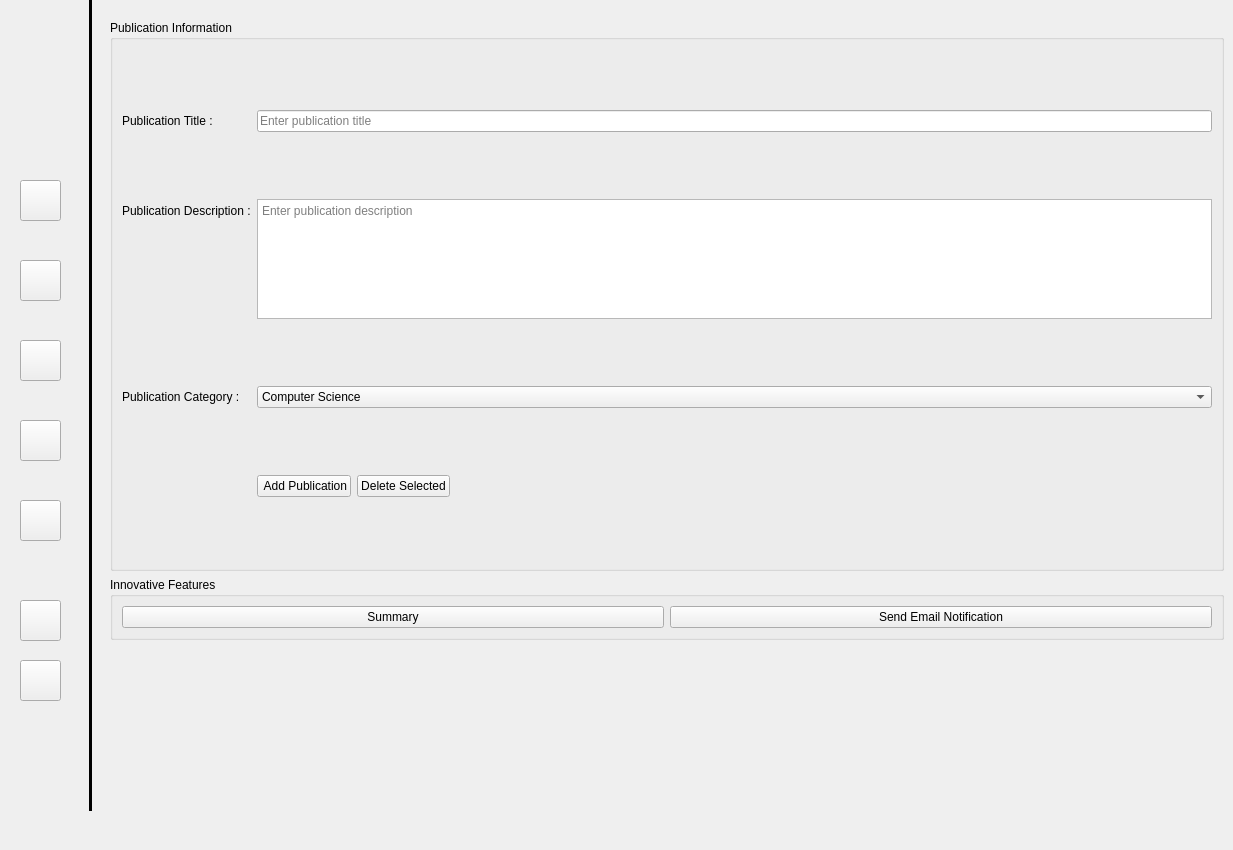
      <widget class="QWidget" name="page_18">
       <widget class="QWidget" name="mainContent_2" native="true">
        <property name="geometry">
         <rect>
          <x>110</x>
          <y>20</y>
          <width>1114</width>
          <height>640</height>
         </rect>
        </property>
        <layout class="QVBoxLayout" name="verticalLayout_main_2">
         <item>
          <widget class="QGroupBox" name="pubInfoGroup_2">
           <property name="title">
            <string>Publication Information</string>
           </property>
           <layout class="QFormLayout" name="formLayout_4">
            <item row="0" column="0">
             <widget class="QLabel" name="titleLabel_2">
              <property name="text">
               <string>Publication Title :</string>
              </property>
             </widget>
            </item>
            <item row="0" column="1">
             <widget class="QLineEdit" name="titleEdit_2">
              <property name="placeholderText">
               <string>Enter publication title</string>
              </property>
             </widget>
            </item>
            <item row="1" column="0">
             <widget class="QLabel" name="descriptionLabel_2">
              <property name="text">
               <string>Publication Description :</string>
              </property>
             </widget>
            </item>
            <item row="1" column="1">
             <widget class="QTextEdit" name="descriptionEdit_2">
              <property name="maximumSize">
               <size>
                <width>16777215</width>
                <height>120</height>
               </size>
              </property>
              <property name="placeholderText">
               <string>Enter publication description</string>
              </property>
             </widget>
            </item>
            <item row="2" column="0">
             <widget class="QLabel" name="categoryLabel_2">
              <property name="text">
               <string>Publication Category :</string>
              </property>
             </widget>
            </item>
            <item row="2" column="1">
             <widget class="QComboBox" name="categoryCombo_2">
              <item>
               <property name="text">
                <string>Computer Science</string>
               </property>
              </item>
              <item>
               <property name="text">
                <string>Biology</string>
               </property>
              </item>
              <item>
               <property name="text">
                <string>Physics</string>
               </property>
              </item>
              <item>
               <property name="text">
                <string>Mathematics</string>
               </property>
              </item>
              <item>
               <property name="text">
                <string>Engineering</string>
               </property>
              </item>
              <item>
               <property name="text">
                <string>Medicine</string>
               </property>
              </item>
              <item>
               <property name="text">
                <string>Social Sciences</string>
               </property>
              </item>
              <item>
               <property name="text">
                <string>Other</string>
               </property>
              </item>
             </widget>
            </item>
            <item row="3" column="1">
             <layout class="QHBoxLayout" name="horizontalLayout_buttons_2">
              <item>
               <widget class="QPushButton" name="addButton_2">
                <property name="text">
                 <string> Add Publication</string>
                </property>
               </widget>
              </item>
              <item>
               <widget class="QPushButton" name="deleteButton_2">
                <property name="text">
                 <string>Delete Selected</string>
                </property>
               </widget>
              </item>
              <item>
               <spacer name="horizontalSpacer_2">
                <property name="orientation">
                 <enum>Qt::Orientation::Horizontal</enum>
                </property>
                <property name="sizeHint" stdset="0">
                 <size>
                  <width>40</width>
                  <height>20</height>
                 </size>
                </property>
               </spacer>
              </item>
             </layout>
            </item>
           </layout>
          </widget>
         </item>
         <item>
          <widget class="QGroupBox" name="FeatsGroup_2">
           <property name="title">
            <string>Innovative Features</string>
           </property>
           <layout class="QHBoxLayout" name="horizontalLayout_features_2">
            <item>
             <widget class="QPushButton" name="summaryButton_2">
              <property name="text">
               <string>Summary</string>
              </property>
             </widget>
            </item>
            <item>
             <widget class="QPushButton" name="emailButton_2">
              <property name="text">
               <string>Send Email Notification</string>
              </property>
             </widget>
            </item>
           </layout>
          </widget>
         </item>
         <item>
          <widget class="QLabel" name="statusLabel_2">
           <property name="text">
            <string/>
           </property>
          </widget>
         </item>
        </layout>
       </widget>
       <widget class="QPushButton" name="profile5_2">
        <property name="geometry">
         <rect>
          <x>20</x>
          <y>600</y>
          <width>41</width>
          <height>41</height>
         </rect>
        </property>
        <property name="cursor">
         <cursorShape>PointingHandCursor</cursorShape>
        </property>
        <property name="toolTip">
         <string>User Page</string>
        </property>
        <property name="text">
         <string/>
        </property>
        <property name="icon">
         <iconset>
          <normaloff>icons/user.svg</normaloff>icons/user.svg</iconset>
        </property>
       </widget>
       <widget class="Line" name="line_13">
        <property name="geometry">
         <rect>
          <x>80</x>
          <y>-30</y>
          <width>20</width>
          <height>841</height>
         </rect>
        </property>
        <property name="palette">
         <palette>
          <active>
           <colorrole role="Button">
            <brush brushstyle="SolidPattern">
             <color alpha="255">
              <red>255</red>
              <green>255</green>
              <blue>255</blue>
             </color>
            </brush>
           </colorrole>
           <colorrole role="Base">
            <brush brushstyle="SolidPattern">
             <color alpha="255">
              <red>255</red>
              <green>255</green>
              <blue>255</blue>
             </color>
            </brush>
           </colorrole>
           <colorrole role="Window">
            <brush brushstyle="SolidPattern">
             <color alpha="255">
              <red>255</red>
              <green>255</green>
              <blue>255</blue>
             </color>
            </brush>
           </colorrole>
          </active>
          <inactive>
           <colorrole role="Button">
            <brush brushstyle="SolidPattern">
             <color alpha="255">
              <red>255</red>
              <green>255</green>
              <blue>255</blue>
             </color>
            </brush>
           </colorrole>
           <colorrole role="Base">
            <brush brushstyle="SolidPattern">
             <color alpha="255">
              <red>255</red>
              <green>255</green>
              <blue>255</blue>
             </color>
            </brush>
           </colorrole>
           <colorrole role="Window">
            <brush brushstyle="SolidPattern">
             <color alpha="255">
              <red>255</red>
              <green>255</green>
              <blue>255</blue>
             </color>
            </brush>
           </colorrole>
          </inactive>
          <disabled>
           <colorrole role="Button">
            <brush brushstyle="SolidPattern">
             <color alpha="255">
              <red>255</red>
              <green>255</green>
              <blue>255</blue>
             </color>
            </brush>
           </colorrole>
           <colorrole role="Base">
            <brush brushstyle="SolidPattern">
             <color alpha="255">
              <red>255</red>
              <green>255</green>
              <blue>255</blue>
             </color>
            </brush>
           </colorrole>
           <colorrole role="Window">
            <brush brushstyle="SolidPattern">
             <color alpha="255">
              <red>255</red>
              <green>255</green>
              <blue>255</blue>
             </color>
            </brush>
           </colorrole>
          </disabled>
         </palette>
        </property>
        <property name="cursor">
         <cursorShape>ArrowCursor</cursorShape>
        </property>
        <property name="autoFillBackground">
         <bool>false</bool>
        </property>
        <property name="frameShadow">
         <enum>QFrame::Shadow::Plain</enum>
        </property>
        <property name="lineWidth">
         <number>3</number>
        </property>
        <property name="orientation">
         <enum>Qt::Orientation::Vertical</enum>
        </property>
       </widget>
       <widget class="QPushButton" name="modeSwitch5_2">
        <property name="geometry">
         <rect>
          <x>20</x>
          <y>660</y>
          <width>41</width>
          <height>41</height>
         </rect>
        </property>
        <property name="toolTip">
         <string>Mode Toggle</string>
        </property>
        <property name="text">
         <string/>
        </property>
        <property name="icon">
         <iconset>
          <normaloff>icons/sun.svg</normaloff>icons/sun.svg</iconset>
        </property>
       </widget>
       <widget class="QPushButton" name="conf4_2">
        <property name="geometry">
         <rect>
          <x>20</x>
          <y>340</y>
          <width>41</width>
          <height>41</height>
         </rect>
        </property>
        <property name="toolTip">
         <string>Conference</string>
        </property>
        <property name="text">
         <string/>
        </property>
        <property name="icon">
         <iconset>
          <normaloff>icons/calendar.svg</normaloff>icons/calendar.svg</iconset>
        </property>
       </widget>
       <widget class="QPushButton" name="Research5_2">
        <property name="geometry">
         <rect>
          <x>20</x>
          <y>260</y>
          <width>41</width>
          <height>41</height>
         </rect>
        </property>
        <property name="toolTip">
         <string>Add to Research</string>
        </property>
        <property name="text">
         <string/>
        </property>
        <property name="icon">
         <iconset>
          <normaloff>icons/pie-chart.svg</normaloff>icons/pie-chart.svg</iconset>
        </property>
       </widget>
       <widget class="QPushButton" name="reveiw5_2">
        <property name="geometry">
         <rect>
          <x>20</x>
          <y>180</y>
          <width>41</width>
          <height>41</height>
         </rect>
        </property>
        <property name="toolTip">
         <string>Send to Research Reveiw</string>
        </property>
        <property name="text">
         <string/>
        </property>
        <property name="icon">
         <iconset>
          <normaloff>icons/plus-square.svg</normaloff>icons/plus-square.svg</iconset>
        </property>
       </widget>
       <widget class="QPushButton" name="homeButton5_2">
        <property name="enabled">
         <bool>true</bool>
        </property>
        <property name="geometry">
         <rect>
          <x>20</x>
          <y>80</y>
          <width>40</width>
          <height>40</height>
         </rect>
        </property>
        <property name="minimumSize">
         <size>
          <width>40</width>
          <height>40</height>
         </size>
        </property>
        <property name="maximumSize">
         <size>
          <width>40</width>
          <height>40</height>
         </size>
        </property>
        <property name="cursor">
         <cursorShape>PointingHandCursor</cursorShape>
        </property>
        <property name="mouseTracking">
         <bool>true</bool>
        </property>
        <property name="focusPolicy">
         <enum>Qt::FocusPolicy::StrongFocus</enum>
        </property>
        <property name="toolTip">
         <string>Home</string>
        </property>
        <property name="layoutDirection">
         <enum>Qt::LayoutDirection::LeftToRight</enum>
        </property>
        <property name="autoFillBackground">
         <bool>false</bool>
        </property>
        <property name="text">
         <string/>
        </property>
        <property name="icon">
         <iconset>
          <normaloff>icons/menu.svg</normaloff>icons/menu.svg</iconset>
        </property>
        <property name="iconSize">
         <size>
          <width>22</width>
          <height>22</height>
         </size>
        </property>
        <property name="flat">
         <bool>true</bool>
        </property>
       </widget>
       <widget class="QPushButton" name="collab5_2">
        <property name="geometry">
         <rect>
          <x>20</x>
          <y>420</y>
          <width>41</width>
          <height>41</height>
         </rect>
        </property>
        <property name="toolTip">
         <string>Collaborations</string>
        </property>
        <property name="text">
         <string/>
        </property>
        <property name="icon">
         <iconset>
          <normaloff>icons/share-2.svg</normaloff>icons/share-2.svg</iconset>
        </property>
       </widget>
       <widget class="QLabel" name="pic_13">
        <property name="geometry">
         <rect>
          <x>20</x>
          <y>10</y>
          <width>41</width>
          <height>41</height>
         </rect>
        </property>
        <property name="text">
         <string/>
        </property>
        <property name="pixmap">
         <pixmap>build/Desktop_Qt_6_7_3-Debug/icons/user.svg</pixmap>
        </property>
        <property name="scaledContents">
         <bool>true</bool>
        </property>
        <property name="wordWrap">
         <bool>false</bool>
        </property>
       </widget>
       <widget class="QPushButton" name="publication5_2">
        <property name="geometry">
         <rect>
          <x>20</x>
          <y>500</y>
          <width>41</width>
          <height>41</height>
         </rect>
        </property>
        <property name="toolTip">
         <string>Posts</string>
        </property>
        <property name="text">
         <string/>
        </property>
        <property name="icon">
         <iconset>
          <normaloff>icons/send.svg</normaloff>icons/send.svg</iconset>
        </property>
       </widget>
      </widget>
